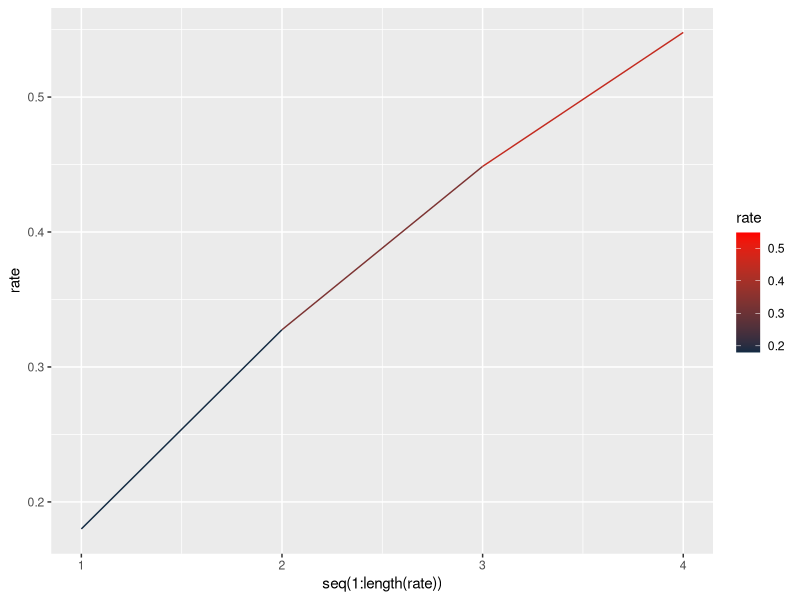
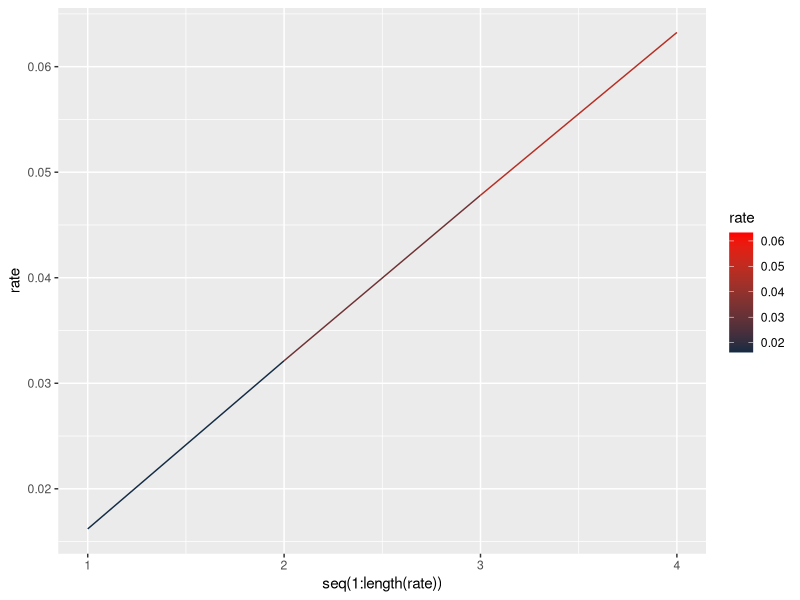
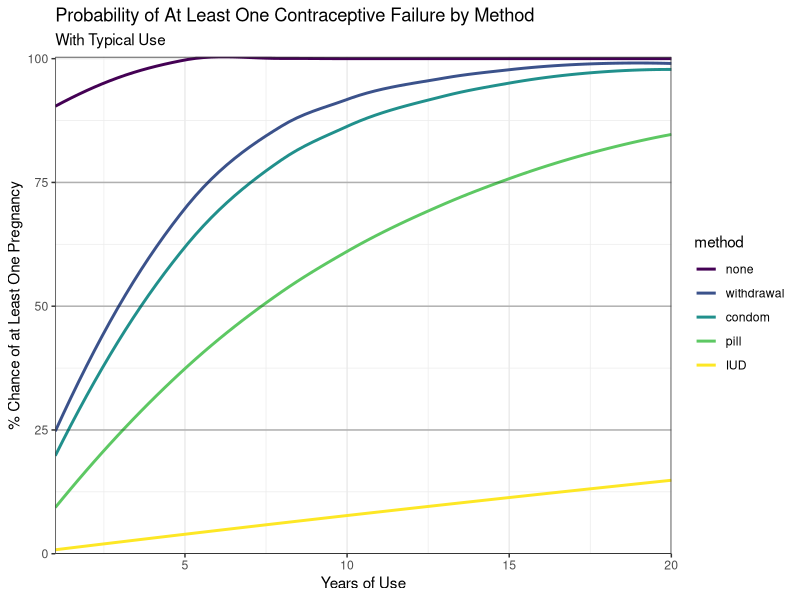

The R source for these figures, in order:
## ---- chunk 1
library(forcats)
library(ggplot2)
library(viridis)
library(tibble)
library(tidyr)
## ---- chunk 2
none <- 0.85
withdrawal <- 0.22
condom <- 0.18
pill <- 0.09
IUD <- 0.008
iud_progestin <- 0.002
female_ster <- 0.005
male_ster <- 0.0015
## ---- chunk 3
FailRate <- function(years, method){
     pbinom(0, years, method, lower.tail = FALSE)
}

PlotFailRate <- function(years, method){
     rate <<- pbinom(0, 1:years, method, lower.tail = FALSE)
     p <- ggplot(as.data.frame(rate), aes(x = seq(1:length(rate)), y = rate))

     p +
     geom_line(aes(color = rate)) +
     scale_colour_gradient(high = "red")
}
## ---- chunk 4
FailRate(4, condom)

FailRate(4, condom * pill)

PlotFailRate(4, condom)

PlotFailRate(4, condom * pill)
## ---- chunk 5
lifetime_failure <- tibble(years = 1:20,
                           none = FailRate(years, none),
                           withdrawal = FailRate(years, withdrawal),
                           condom = FailRate(years, condom),
                           pill = FailRate(years, pill),
                           IUD = FailRate(years, IUD))

failure_table <- pivot_longer(lifetime_failure, cols = -c(years), names_to = "method", values_to = "failure")

failure_table$method <- as.factor(failure_table$method)

failure_table$method <- fct_reorder(failure_table$method, failure_table$failure, .fun = mean, .desc = TRUE)
## ---- chunk 6
failure_plot <- ggplot(failure_table) +
    aes(x = years, y = failure * 100, colour = method) +
    geom_smooth(size = 1, se = FALSE, method = "loess", formula = "y ~ x") +
    geom_hline(yintercept = 0) +
    scale_colour_viridis_d(option = "D", direction = 1) +
    scale_x_continuous(expand = expansion(0)) + 
    scale_y_continuous(expand = expansion(0)) +
    geom_hline(yintercept = 25, alpha = 0.25) +
    geom_hline(yintercept = 50, alpha = 0.25) +
    geom_hline(yintercept = 75, alpha = 0.25) +
    ggtitle("Probability of At Least One Contraceptive Failure by Method", subtitle = "With Typical Use") +
    xlab("Years of Use") +
    ylab("% Chance of at Least One Pregnancy") +
    theme_bw()

failure_plot
## ---- chunk 7
ragg::agg_png("failure_plot_16x9.png", width = 16, height = 9, units = "in", res = 300, scaling = 2.8)
failure_plot
dev.off()
## ---- chunk 8
1 + 1
## ---- chunk 9
#| echo: false
2 * 2
